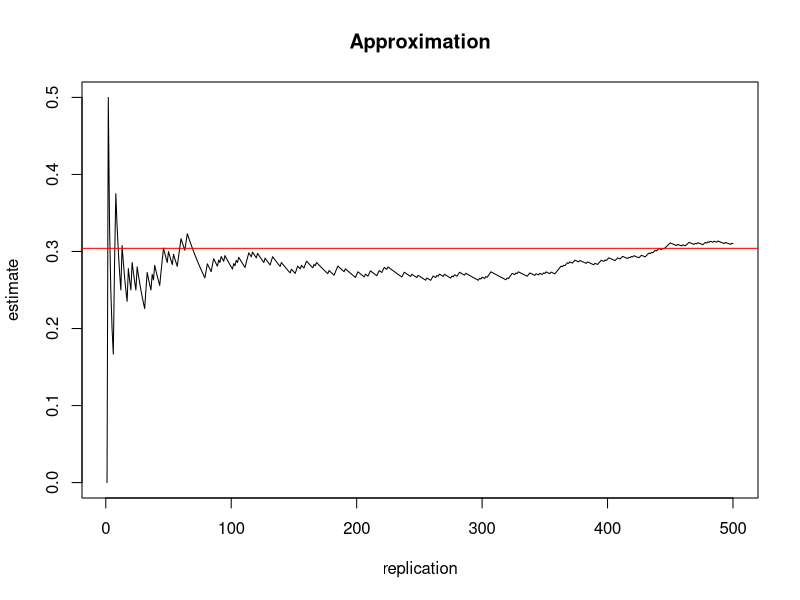

This figure's R source:
## ---- chunk 1
roll <- function(nroll) {
  rolls <- sample(1:6, nroll, replace = T)
  low_count <- sum(rolls <= 3)
  odd_count <- sum(rolls %% 2 == 1)
  if ((low_count > nroll/2) && (odd_count > nroll/2)) {
    return(TRUE)
  }
  return(FALSE)
}
## ---- chunk 2
set.seed(1)
replicates <- replicate(500, roll(10000))
## ---- chunk 3
running_mean <- function(m) {
  mean(replicates[1:m])
}
## ---- chunk 4
running <- sapply(1:500, running_mean)
## ---- chunk 5
plot(1:500, running, type="l",
     xlab = "replication", ylab = "estimate", main = "Approximation")
p <- 1/4 + asin(1/3) / (2 * pi)
abline(p, 0, col="red")
